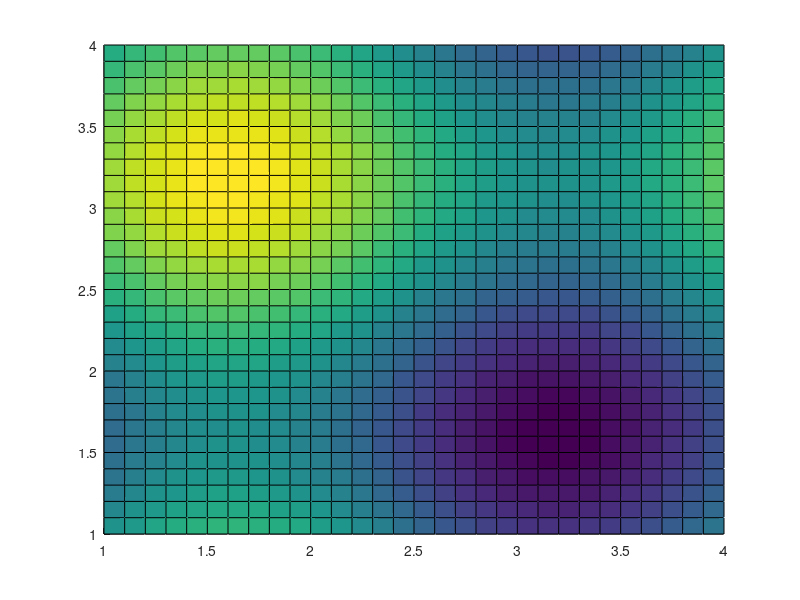

This figure's MATLAB source:
format longg
X=[3.71e-03,
   1.85e-03,
   9.22e-04,
   4.60e-04,
   2.30e-04,
   1.15e-04];

Y=[9.42e-04, 
   4.69e-04, 
   2.34e-04, 
   1.17e-04, 
   5.83e-05, 
   2.92e-05];

M=[3.71e-03, 1.85e-03, 9.22e-04, 4.60e-04, 2.30e-04, 1.15e-04;
   9.42e-04, 4.69e-04, 2.34e-04, 1.17e-04, 5.83e-05, 2.92e-05];

s0=2.0;
a=-0.4;
x0=[0,4];
e1=[1,0];

ksq = @(x) sqrt((s0^2) + dot((2*a*e1),(x-x0)));
k= @(x) ((1/s0)+dot((a*e1),(x-x0)))^(-1)

res=[];
%Arr=arrayfun(@ksq,X)
for elem=1:length(X)
	temp=ksq(X(elem));
	res(end+1)=temp;
end

X=[1:4]
Y=[1:8]
[x,y]=meshgrid(X,Y)
res
%surf(x,y,res)

%random online example
x=1:0.1:4
y=1:0.1:4
[X,Y]=meshgrid(x,y)
Z=sin(X).^2+cos(Y).^2
surf(X,Y,Z)
view(2)
